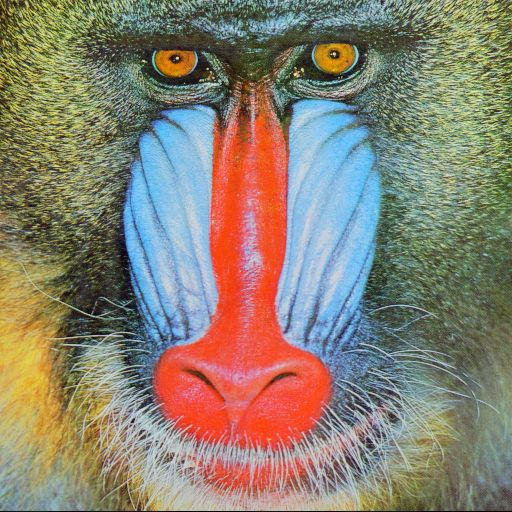
%> input picture Ex2/mandrill_color.jpg, 512 x 512 px
$ octave --eval "result = Images;"   (GNU Octave 9; MATLAB toolbox functions it lacks are replaced by stand-ins)
%> lines starting %> are read from the running program, lines starting %| are printed output that depends on the picture; in (x1, y1, x2, y2) boxes, pixels count from 0 and x2, y2 are one past the last pixel; in counts of white or black regions, pixels touching at a corner belong together; the program's own positions count from 1
%
% Copyright 2020 TU Wien.
% Institute of Computer Graphics and Algorithms.
%

function[image_double, image_swapped, image_mark_green, image_masked, ...
    image_reshaped, gauss_kernel, image_convoluted, image_edge, fnc_handles] = Images()
% ATTENTION: Only implement sections that are marked with 'TODO'. You must
% not change anything that is not marked.

% DO NOT TOUCH - START
fnc_handles = {};
fnc_handles.swap_channels = @swap_channels;
fnc_handles.mark_green = @mark_green;
fnc_handles.mask_image = @mask_image;
fnc_handles.reshape_image = @reshape_image;
fnc_handles.edge_filter = @edge_filter;
fnc_handles.evc_filter = @evc_filter;
% DO NOT TOUCH - END

%% Initialization. Do not change anything here
input_path = 'mandrill_color.jpg';
output_path = 'mandrill_output.png';

%% General Hints:
% If you want to check your implementation you can:
% -) Set a breakpoint to access variables at a certain point in the script.
% You can inspect their contents in the 'Workspace' window to the right.
% -) Leave out the ';' at the end of a statement/line so the result will be
% printed out in the command window.
% -) Do not rename the predefined variables, or else our test-system won't
% work (which is bad for both parties ;) )

%% I. Images basics
% 1) Load image from 'input_path' and store it in 'image'
image = imread(input_path); % TODO: edit this line
%> image is the input picture: size 512x512x3 uint8; mean R, G, B 137.4, 128.9, 113.1

% 2) Convert the image from 1) to double format with range [0, 1]. DO NOT USE LOOPS.
image_double = im2double(image); % TODO: edit this line

% 3) Swap the channels of an image
% Implement this task in the function 'swap_channels'.
image_swapped = swap_channels(image_double);

% 4) Display the swapped image
% TODO: Add your code here
imshow(image_swapped);

% 5) Write the swapped image to the path specified in output_path. The
% image should be in png format.
% TODO: Add your code here
imwrite(image_swapped, output_path);

% 6) Logical images
% Implement this task in the function 'mark_green'.
image_mark_green = mark_green(image_double);


% 7) Mask an image conditionally
% Implement this task in the function 'mask_image'.
image_masked = mask_image(image_double, image_mark_green);

% 8) Change the shape of an image
% Implement this task in the function 'reshape_image'.
image_reshaped = reshape_image(image_double);


%% II. Filters and convolutions

% 1) Use fspecial to create a 5x5 gaussian filter with sigma=2.0 and store
% it in 'gauss_kernel'
% TODO: edit the next line
gauss_kernel = fspecial('gaussian',[5,5],2.0);

% 2) Implement the function 'evc_filter'.
image_convoluted = evc_filter(image_swapped, gauss_kernel);


% 3) Highlight the horizontal edges of an image using the sobel filter.
% Implement this task in the function 'edge_filter'.
image_edge = edge_filter(image_reshaped);
end

function image_swapped = swap_channels(image_double)
% Use the parameter 'image_double' (image from step 2) to create an image
% where the red and the green channels are swapped. The result should be
% stored in 'image_swapped'. DO NOT USE LOOPS.

% TODO: implement this function
image_swapped = image_double(:, :, [2 1 3]);

end

function image_mark_green = mark_green(image_double)
% Create a logical image where every pixel is marked that has a value
% greater or equal to 0.7 in the green channel. The result should be stored
% in 'image_mark_green'. Use the parameter 'image_double' (image from step
% 2) for this step. DO NOT USE LOOPS.
% HINT:
% see http://de.mathworks.com/help/matlab/matlab_prog/find-array-elements-that-meet-a-condition.html).

% TODO: implement this function
green_channel = image_double(:,:,2);
image_mark_green = green_channel >= 0.7;
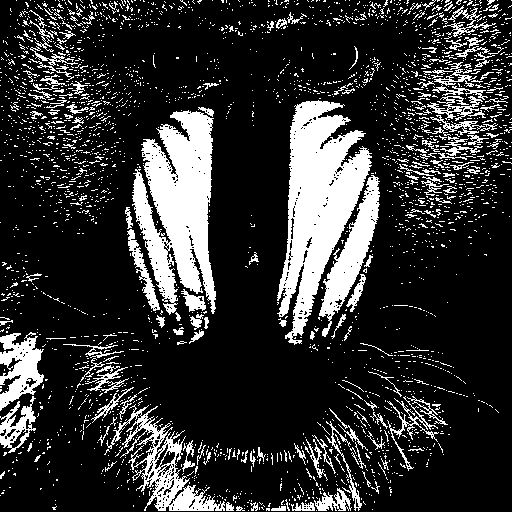
%> image_mark_green: size 512x512 logical; 19.6% white; 2824 white regions (2653 under 20 px), largest, box (x1, y1, x2, y2) and area: (277, 100, 372, 345) 11281, (132, 110, 216, 315) 10459, (106, 404, 225, 511) 3188

end

function image_masked = mask_image(image_double, image_mark_green)
% Set all pixels in 'image_double' (the double image from step 2) to black
% where 'image_mark_green' is true (where green >= 0.7). Store the result
% in 'image_masked'. DO NOT USE LOOPS.
% HINT: You can use 'repmat' to complete this task.

% TODO: implement this function
image_masked = image_double;
image_masked(repmat(image_mark_green,[1,1,3])) = 0;
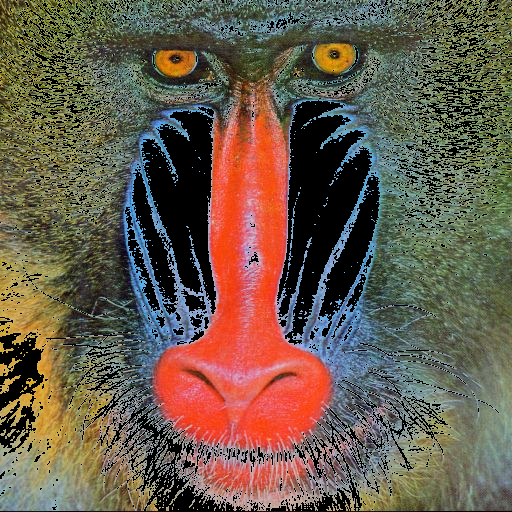
%> image_masked: size 512x512x3 double; mean R, G, B 0.411, 0.357, 0.294


end

function image_reshaped = reshape_image(image_double)
% Convert the parameter 'image_double' (the double image from step 2) to a
% grayscale image and reshape it from 512x512 to 1024x256. Cut off the
% right half of the image and attach it to the bottom of the left half.
% The result should be stored in 'image_reshaped' DO NOT USE LOOPS.
% HINT: Matlab adresses matrices with "height x width"

% TODO: implement this function
image_reshaped = [image_double(:,1:256,:);image_double(:,257:512,:)];
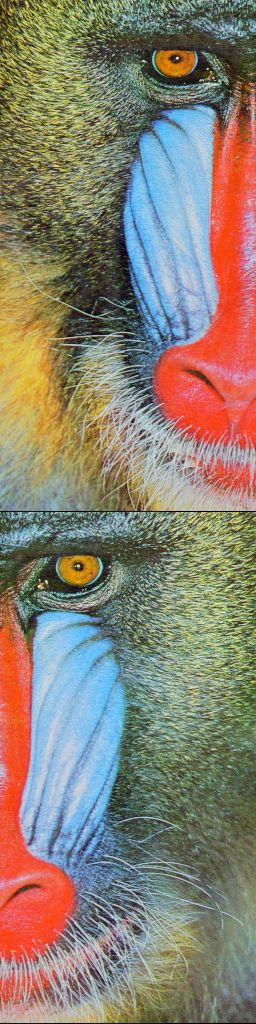
%> image_reshaped: size 1024x256x3 double; mean R, G, B 0.539, 0.505, 0.444; mean of the top-left, top-right, bottom-left and bottom-right quarters 0.454, 0.528, 0.543, 0.458
image_reshaped = rgb2gray(image_reshaped);
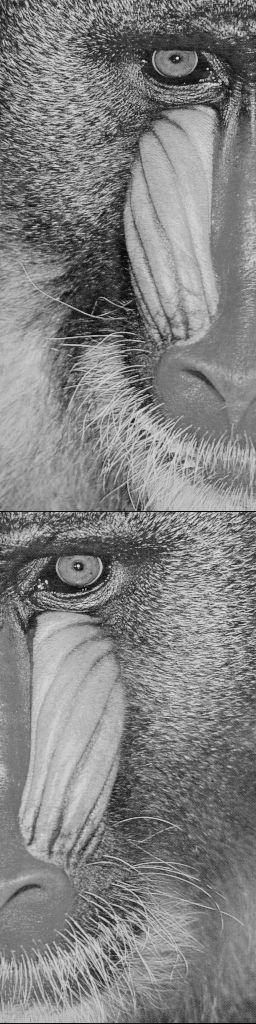
%> image_reshaped: size 1024x256 double; min 0.00224, max 0.93, mean 0.508

end

function [result] = evc_filter(input, kernel)
% Returns the input image filtered with the kernel
% input: An rgb-image
% kernel: The filter kernel
%
% You are allowed to use loops for this task. You can assume that the
% kernel is always of size 5x5. For pixels outside the image use 0.
% Do not use the conv or the imfilter or similar functions here.
% The output image should have the same size as the input image.

% TODO: Add your code here
result = zeros(size(input));
tmp_padded = padarray(input, [2,2]);
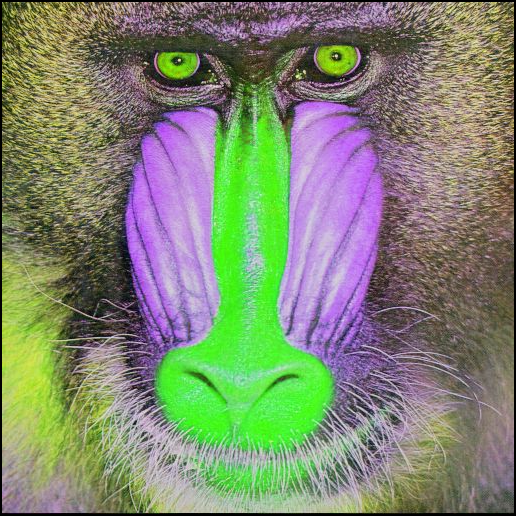
%> tmp_padded: size 516x516x3 double; mean R, G, B 0.498, 0.53, 0.437
kernel = repmat(kernel, [1,1,3]);
tmp_padded = im2double(tmp_padded);

for row = 3 : (size(tmp_padded,1)-2)
    for column = 3 : (size(tmp_padded,2)-2)
        tmp_array = (tmp_padded(row-2:row+2, column-2:column+2)).*kernel;
        result(row,column,:) = sum(sum(tmp_array));
    end
end
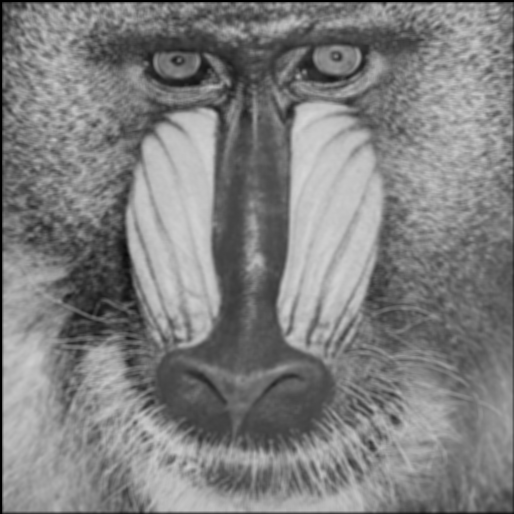
%> result: size 514x514x3 double; min 0, max 0.838, mean 0.5

result = result(3:(size(result,1)-2),3:(size(result,2)-2));
%> result: size 510x510 double
end

function image_edge = edge_filter(image_reshaped)
% Create an image showing the horizontal edges in 'image_reshaped' using
% the sobel filter. For this task you can use imfilter/conv.
% The result should be stored in 'image_edge'. DO NOT USE LOOPS.
% ATTENTION: Do not use 'evc_filter' for this task! The output image should
% have the same size as the input image.
% For this task it is your choice how you handle pixels outside the image,
% but you should use a typical method to do this. (e.g. zero padding,
% border replication, etc.) Take a look at the imfilter documentation.

% TODO: implement this function
image_edge = imfilter(image_reshaped,[-1,-2,-1;0,0,0;1,2,1]);
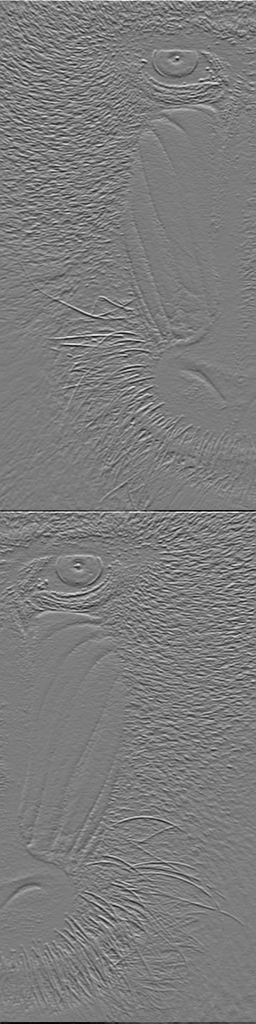
%> image_edge: size 1024x256 double; min -3.03, max 3.17, mean -0.00163; drawn with min black and max white

end
